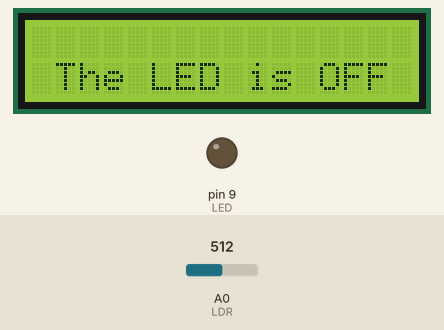
Bench run of a sketch on a simulated Arduino Uno, built with avr-gcc and run on an emulated ATmega328P. On the bench: 16×2 character LCD, output pins drawn as LEDs (lit = HIGH). Inputs (shaded band) come from the test bench; at power-on: A0 (LDR) = 512.

Above: at 0.1 s.
At 1.2 s:
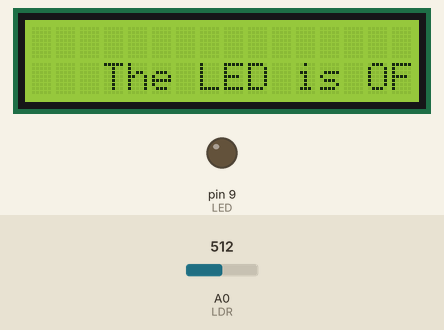
1.3 s: A0 (LDR) set to 418
3.0 s: A0 (LDR) set to 390
At 8.7 s:
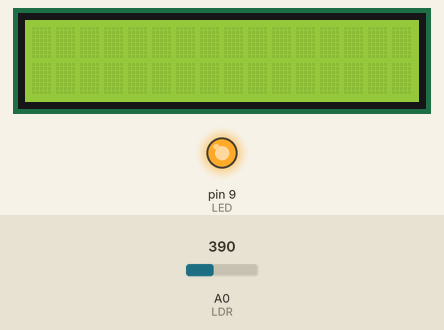
Timing chart, 0 to 10.2 s (numbered marks = the images above; inputs shaded):
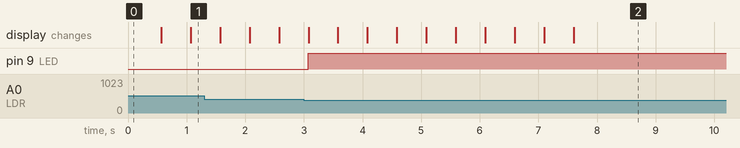

The sketch:

sketch_dec4a.ino
```cpp
#include <LiquidCrystal.h>
LiquidCrystal Lcd(1,2,3,4,5,6);
int LDR = A0 ;
int LED = 9 ;
double value ;
void setup() {
  // put your setup code here, to run once:
  pinMode(LED , OUTPUT);
  pinMode(LDR , INPUT);
  Lcd.begin(16,2);

}

void loop() {
  // put your main code here, to run repeatedly:
  value = analogRead(LDR);
  if (value < 400){
    digitalWrite(LED , HIGH);
    Lcd.setCursor(0,1);
    Lcd.print("The LED is ON ");
    Lcd.scrollDisplayRight();
    delay(500);
  }
  else{
    digitalWrite(LED , LOW);
    Lcd.setCursor(0,1);
    Lcd.print("The LED is OFF ");
    Lcd.scrollDisplayRight();
    delay(500);

  }

}
```

Measured:
- the behaviour switches between 400 and 399 on A0 (LDR) (found by bisection; images 1 and 2)
- after the input at 3.0 s, pin 9 (LED): LOW → HIGH after 0.08 s
